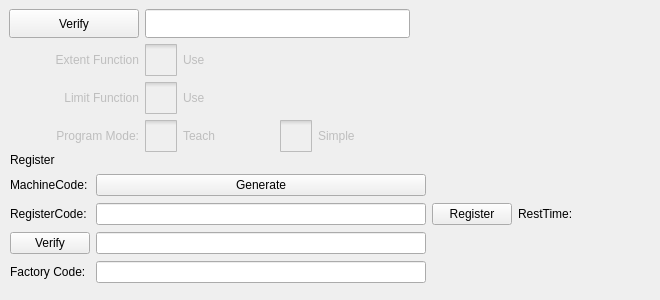
     <widget class="QWidget" name="adminSettingsPage">
      <property name="enabled">
       <bool>true</bool>
      </property>
      <attribute name="title">
       <string>Admin Settings</string>
      </attribute>
      <widget class="QWidget" name="registerContainer" native="true">
       <property name="geometry">
        <rect>
         <x>10</x>
         <y>150</y>
         <width>641</width>
         <height>141</height>
        </rect>
       </property>
       <layout class="QGridLayout" name="gridLayout">
        <property name="topMargin">
         <number>2</number>
        </property>
        <property name="bottomMargin">
         <number>2</number>
        </property>
        <item row="0" column="0">
         <widget class="QLabel" name="label_36">
          <property name="sizePolicy">
           <sizepolicy hsizetype="Fixed" vsizetype="Fixed">
            <horstretch>0</horstretch>
            <verstretch>0</verstretch>
           </sizepolicy>
          </property>
          <property name="text">
           <string>Register</string>
          </property>
         </widget>
        </item>
        <item row="0" column="1">
         <widget class="QLabel" name="tipLabel">
          <property name="text">
           <string/>
          </property>
         </widget>
        </item>
        <item row="1" column="0">
         <widget class="QLabel" name="label_37">
          <property name="sizePolicy">
           <sizepolicy hsizetype="Fixed" vsizetype="Fixed">
            <horstretch>0</horstretch>
            <verstretch>0</verstretch>
           </sizepolicy>
          </property>
          <property name="text">
           <string>MachineCode:</string>
          </property>
         </widget>
        </item>
        <item row="1" column="1">
         <widget class="QPushButton" name="generateBtn">
          <property name="text">
           <string>Generate</string>
          </property>
         </widget>
        </item>
        <item row="2" column="0">
         <widget class="QLabel" name="label_38">
          <property name="sizePolicy">
           <sizepolicy hsizetype="Fixed" vsizetype="Fixed">
            <horstretch>0</horstretch>
            <verstretch>0</verstretch>
           </sizepolicy>
          </property>
          <property name="text">
           <string>RegisterCode:</string>
          </property>
         </widget>
        </item>
        <item row="2" column="1">
         <widget class="ICLineEditWithVirtualNumericKeypad" name="registerCode">
          <property name="sizePolicy">
           <sizepolicy hsizetype="Expanding" vsizetype="Fixed">
            <horstretch>0</horstretch>
            <verstretch>0</verstretch>
           </sizepolicy>
          </property>
         </widget>
        </item>
        <item row="2" column="2">
         <widget class="QPushButton" name="registerBtn">
          <property name="sizePolicy">
           <sizepolicy hsizetype="Fixed" vsizetype="Fixed">
            <horstretch>0</horstretch>
            <verstretch>0</verstretch>
           </sizepolicy>
          </property>
          <property name="text">
           <string>Register</string>
          </property>
         </widget>
        </item>
        <item row="2" column="4">
         <widget class="QLabel" name="restTime">
          <property name="sizePolicy">
           <sizepolicy hsizetype="Preferred" vsizetype="Fixed">
            <horstretch>0</horstretch>
            <verstretch>0</verstretch>
           </sizepolicy>
          </property>
          <property name="text">
           <string/>
          </property>
         </widget>
        </item>
        <item row="3" column="0">
         <widget class="QPushButton" name="verifySupperButton">
          <property name="text">
           <string>Verify</string>
          </property>
         </widget>
        </item>
        <item row="3" column="1">
         <widget class="ICLineEditWithVirtualKeyboard" name="supperPwdEdit">
          <property name="enabled">
           <bool>true</bool>
          </property>
          <property name="text">
           <string notr="true"/>
          </property>
          <property name="echoMode">
           <enum>QLineEdit::Password</enum>
          </property>
         </widget>
        </item>
        <item row="4" column="0">
         <widget class="QLabel" name="label_41">
          <property name="sizePolicy">
           <sizepolicy hsizetype="Fixed" vsizetype="Fixed">
            <horstretch>0</horstretch>
            <verstretch>0</verstretch>
           </sizepolicy>
          </property>
          <property name="text">
           <string>Factory Code:</string>
          </property>
         </widget>
        </item>
        <item row="4" column="1">
         <widget class="ICLineEditWithVirtualNumericKeypad" name="factoryCode">
          <property name="sizePolicy">
           <sizepolicy hsizetype="Expanding" vsizetype="Fixed">
            <horstretch>0</horstretch>
            <verstretch>0</verstretch>
           </sizepolicy>
          </property>
         </widget>
        </item>
        <item row="1" column="2" colspan="2">
         <widget class="QLabel" name="machineCode">
          <property name="text">
           <string/>
          </property>
         </widget>
        </item>
        <item row="2" column="3">
         <widget class="QLabel" name="label_39">
          <property name="sizePolicy">
           <sizepolicy hsizetype="Fixed" vsizetype="Fixed">
            <horstretch>0</horstretch>
            <verstretch>0</verstretch>
           </sizepolicy>
          </property>
          <property name="minimumSize">
           <size>
            <width>120</width>
            <height>0</height>
           </size>
          </property>
          <property name="maximumSize">
           <size>
            <width>120</width>
            <height>16777215</height>
           </size>
          </property>
          <property name="layoutDirection">
           <enum>Qt::RightToLeft</enum>
          </property>
          <property name="text">
           <string>RestTime:</string>
          </property>
         </widget>
        </item>
       </layout>
      </widget>
      <widget class="QWidget" name="layoutWidget">
       <property name="geometry">
        <rect>
         <x>9</x>
         <y>9</y>
         <width>401</width>
         <height>143</height>
        </rect>
       </property>
       <layout class="QGridLayout" name="gridLayout_2">
        <item row="3" column="1">
         <widget class="QCheckBox" name="teachMode">
          <property name="enabled">
           <bool>false</bool>
          </property>
          <property name="styleSheet">
           <string notr="true">::indicator {
     width: 32px;
     height: 32px;
 }

::indicator:unchecked 
{
     image: url(:/resource/check_unchecked.png);
 }
::indicator:checked 
{
     image: url(:/resource/check_checked.png);
 }

::indicator:checked:disabled
{
 image: url(:/resource/check_checked_disable.png);
}

::indicator:unchecked:disabled
{
 image: url(:/resource/check_unchecked_disable.png);
}</string>
          </property>
          <property name="text">
           <string>Teach</string>
          </property>
          <attribute name="buttonGroup">
           <string notr="true">programModeGroup</string>
          </attribute>
         </widget>
        </item>
        <item row="3" column="0">
         <widget class="QLabel" name="limitFunctionLabel_2">
          <property name="enabled">
           <bool>false</bool>
          </property>
          <property name="text">
           <string>Program Mode:</string>
          </property>
          <property name="alignment">
           <set>Qt::AlignRight|Qt::AlignTrailing|Qt::AlignVCenter</set>
          </property>
         </widget>
        </item>
        <item row="0" column="1" colspan="2">
         <widget class="ICLineEditWithVirtualKeyboard" name="pwdEdit">
          <property name="enabled">
           <bool>true</bool>
          </property>
          <property name="sizePolicy">
           <sizepolicy hsizetype="Expanding" vsizetype="Preferred">
            <horstretch>0</horstretch>
            <verstretch>0</verstretch>
           </sizepolicy>
          </property>
          <property name="text">
           <string notr="true"/>
          </property>
          <property name="echoMode">
           <enum>QLineEdit::Password</enum>
          </property>
         </widget>
        </item>
        <item row="0" column="0">
         <widget class="QPushButton" name="verifyButton">
          <property name="sizePolicy">
           <sizepolicy hsizetype="Minimum" vsizetype="Preferred">
            <horstretch>0</horstretch>
            <verstretch>0</verstretch>
           </sizepolicy>
          </property>
          <property name="text">
           <string>Verify</string>
          </property>
         </widget>
        </item>
        <item row="2" column="1">
         <widget class="QCheckBox" name="limitFunctionBox">
          <property name="enabled">
           <bool>false</bool>
          </property>
          <property name="styleSheet">
           <string notr="true">::indicator {
     width: 32px;
     height: 32px;
 }

::indicator:unchecked 
{
     image: url(:/resource/check_unchecked.png);
 }
::indicator:checked 
{
     image: url(:/resource/check_checked.png);
 }

::indicator:checked:disabled
{
 image: url(:/resource/check_checked_disable.png);
}

::indicator:unchecked:disabled
{
 image: url(:/resource/check_unchecked_disable.png);
}</string>
          </property>
          <property name="text">
           <string>Use</string>
          </property>
         </widget>
        </item>
        <item row="3" column="2">
         <widget class="QCheckBox" name="simpleMode">
          <property name="enabled">
           <bool>false</bool>
          </property>
          <property name="styleSheet">
           <string notr="true">::indicator {
     width: 32px;
     height: 32px;
 }

::indicator:unchecked 
{
     image: url(:/resource/check_unchecked.png);
 }
::indicator:checked 
{
     image: url(:/resource/check_checked.png);
 }

::indicator:checked:disabled
{
 image: url(:/resource/check_checked_disable.png);
}

::indicator:unchecked:disabled
{
 image: url(:/resource/check_unchecked_disable.png);
}</string>
          </property>
          <property name="text">
           <string>Simple</string>
          </property>
          <attribute name="buttonGroup">
           <string notr="true">programModeGroup</string>
          </attribute>
         </widget>
        </item>
        <item row="1" column="0">
         <widget class="QLabel" name="extentLabel">
          <property name="enabled">
           <bool>false</bool>
          </property>
          <property name="text">
           <string>Extent Function</string>
          </property>
          <property name="alignment">
           <set>Qt::AlignRight|Qt::AlignTrailing|Qt::AlignVCenter</set>
          </property>
         </widget>
        </item>
        <item row="1" column="1">
         <widget class="QCheckBox" name="extentFunctionCheckBox">
          <property name="enabled">
           <bool>false</bool>
          </property>
          <property name="styleSheet">
           <string notr="true">::indicator {
     width: 32px;
     height: 32px;
 }

::indicator:unchecked 
{
     image: url(:/resource/check_unchecked.png);
 }
::indicator:checked 
{
     image: url(:/resource/check_checked.png);
 }

::indicator:checked:disabled
{
 image: url(:/resource/check_checked_disable.png);
}

::indicator:unchecked:disabled
{
 image: url(:/resource/check_unchecked_disable.png);
}</string>
          </property>
          <property name="text">
           <string>Use</string>
          </property>
         </widget>
        </item>
        <item row="2" column="0">
         <widget class="QLabel" name="limitFunctionLabel">
          <property name="enabled">
           <bool>false</bool>
          </property>
          <property name="text">
           <string>Limit Function</string>
          </property>
          <property name="alignment">
           <set>Qt::AlignRight|Qt::AlignTrailing|Qt::AlignVCenter</set>
          </property>
         </widget>
        </item>
       </layout>
      </widget>
     </widget>
